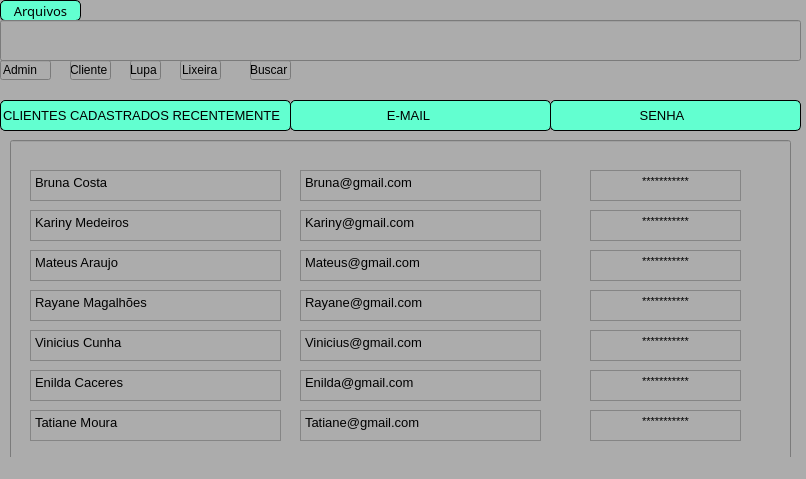
<?xml version="1.0" encoding="UTF-8"?>
<ui version="4.0">
 <class>MainWindow</class>
 <widget class="QMainWindow" name="MainWindow">
  <property name="geometry">
   <rect>
    <x>0</x>
    <y>0</y>
    <width>806</width>
    <height>479</height>
   </rect>
  </property>
  <property name="windowTitle">
   <string>MainWindow</string>
  </property>
  <property name="styleSheet">
   <string notr="true">background-color: rgb(172, 172, 172);</string>
  </property>
  <widget class="QWidget" name="centralwidget">
   <widget class="QPushButton" name="arquivos">
    <property name="geometry">
     <rect>
      <x>0</x>
      <y>0</y>
      <width>81</width>
      <height>21</height>
     </rect>
    </property>
    <property name="font">
     <font>
      <family>Dubai Medium</family>
      <pointsize>10</pointsize>
     </font>
    </property>
    <property name="styleSheet">
     <string notr="true">background-color: rgb(98, 255, 208);
border-radius: 5px;
border-style: outset;
border-width: 1px;
border-color: black;
</string>
    </property>
    <property name="text">
     <string>Arquivos</string>
    </property>
   </widget>
   <widget class="QLineEdit" name="lineEdit">
    <property name="geometry">
     <rect>
      <x>0</x>
      <y>20</y>
      <width>801</width>
      <height>41</height>
     </rect>
    </property>
   </widget>
   <widget class="QLineEdit" name="lineEdit_2">
    <property name="geometry">
     <rect>
      <x>0</x>
      <y>100</y>
      <width>291</width>
      <height>31</height>
     </rect>
    </property>
    <property name="font">
     <font>
      <pointsize>10</pointsize>
     </font>
    </property>
    <property name="styleSheet">
     <string notr="true">background-color: rgb(98, 255, 208);
border-radius: 5px;
border-style: outset;
border-width: 1px;
border-color: black;</string>
    </property>
    <property name="text">
     <string>CLIENTES CADASTRADOS RECENTEMENTE</string>
    </property>
   </widget>
   <widget class="QLineEdit" name="lineEdit_3">
    <property name="geometry">
     <rect>
      <x>290</x>
      <y>100</y>
      <width>261</width>
      <height>31</height>
     </rect>
    </property>
    <property name="font">
     <font>
      <pointsize>10</pointsize>
     </font>
    </property>
    <property name="styleSheet">
     <string notr="true">background-color: rgb(98, 255, 208);
border-radius: 5px;
border-style: outset;
border-width: 1px;
border-color: black;</string>
    </property>
    <property name="text">
     <string>                          E-MAIL</string>
    </property>
   </widget>
   <widget class="QLineEdit" name="lineEdit_4">
    <property name="geometry">
     <rect>
      <x>550</x>
      <y>100</y>
      <width>251</width>
      <height>31</height>
     </rect>
    </property>
    <property name="font">
     <font>
      <pointsize>10</pointsize>
     </font>
    </property>
    <property name="styleSheet">
     <string notr="true">background-color: rgb(98, 255, 208);
border-radius: 5px;
border-style: outset;
border-width: 1px;
border-color: black;</string>
    </property>
    <property name="text">
     <string>                        SENHA</string>
    </property>
   </widget>
   <widget class="QLineEdit" name="lineEdit_5">
    <property name="geometry">
     <rect>
      <x>10</x>
      <y>140</y>
      <width>781</width>
      <height>331</height>
     </rect>
    </property>
   </widget>
   <widget class="QTextEdit" name="textEdit">
    <property name="geometry">
     <rect>
      <x>30</x>
      <y>170</y>
      <width>251</width>
      <height>31</height>
     </rect>
    </property>
    <property name="html">
     <string>&lt;!DOCTYPE HTML PUBLIC &quot;-//W3C//DTD HTML 4.0//EN&quot; &quot;http://www.w3.org/TR/REC-html40/strict.dtd&quot;&gt;
&lt;html&gt;&lt;head&gt;&lt;meta name=&quot;qrichtext&quot; content=&quot;1&quot; /&gt;&lt;style type=&quot;text/css&quot;&gt;
p, li { white-space: pre-wrap; }
&lt;/style&gt;&lt;/head&gt;&lt;body style=&quot; font-family:'MS Shell Dlg 2'; font-size:8.25pt; font-weight:400; font-style:normal;&quot;&gt;
&lt;p align=&quot;justify&quot; style=&quot; margin-top:0px; margin-bottom:0px; margin-left:0px; margin-right:0px; -qt-block-indent:0; text-indent:0px;&quot;&gt;&lt;span style=&quot; font-size:10pt;&quot;&gt;Bruna Costa&lt;/span&gt;&lt;/p&gt;&lt;/body&gt;&lt;/html&gt;</string>
    </property>
   </widget>
   <widget class="QTextEdit" name="textEdit_2">
    <property name="geometry">
     <rect>
      <x>30</x>
      <y>210</y>
      <width>251</width>
      <height>31</height>
     </rect>
    </property>
    <property name="html">
     <string>&lt;!DOCTYPE HTML PUBLIC &quot;-//W3C//DTD HTML 4.0//EN&quot; &quot;http://www.w3.org/TR/REC-html40/strict.dtd&quot;&gt;
&lt;html&gt;&lt;head&gt;&lt;meta name=&quot;qrichtext&quot; content=&quot;1&quot; /&gt;&lt;style type=&quot;text/css&quot;&gt;
p, li { white-space: pre-wrap; }
&lt;/style&gt;&lt;/head&gt;&lt;body style=&quot; font-family:'MS Shell Dlg 2'; font-size:8.25pt; font-weight:400; font-style:normal;&quot;&gt;
&lt;p align=&quot;justify&quot; style=&quot; margin-top:0px; margin-bottom:0px; margin-left:0px; margin-right:0px; -qt-block-indent:0; text-indent:0px;&quot;&gt;&lt;span style=&quot; font-size:10pt;&quot;&gt;Kariny Medeiros&lt;/span&gt;&lt;/p&gt;&lt;/body&gt;&lt;/html&gt;</string>
    </property>
   </widget>
   <widget class="QTextEdit" name="textEdit_3">
    <property name="geometry">
     <rect>
      <x>30</x>
      <y>250</y>
      <width>251</width>
      <height>31</height>
     </rect>
    </property>
    <property name="html">
     <string>&lt;!DOCTYPE HTML PUBLIC &quot;-//W3C//DTD HTML 4.0//EN&quot; &quot;http://www.w3.org/TR/REC-html40/strict.dtd&quot;&gt;
&lt;html&gt;&lt;head&gt;&lt;meta name=&quot;qrichtext&quot; content=&quot;1&quot; /&gt;&lt;style type=&quot;text/css&quot;&gt;
p, li { white-space: pre-wrap; }
&lt;/style&gt;&lt;/head&gt;&lt;body style=&quot; font-family:'MS Shell Dlg 2'; font-size:8.25pt; font-weight:400; font-style:normal;&quot;&gt;
&lt;p align=&quot;justify&quot; style=&quot; margin-top:0px; margin-bottom:0px; margin-left:0px; margin-right:0px; -qt-block-indent:0; text-indent:0px;&quot;&gt;&lt;span style=&quot; font-size:10pt;&quot;&gt;Mateus Araujo&lt;/span&gt;&lt;/p&gt;&lt;/body&gt;&lt;/html&gt;</string>
    </property>
   </widget>
   <widget class="QTextEdit" name="textEdit_4">
    <property name="geometry">
     <rect>
      <x>30</x>
      <y>290</y>
      <width>251</width>
      <height>31</height>
     </rect>
    </property>
    <property name="html">
     <string>&lt;!DOCTYPE HTML PUBLIC &quot;-//W3C//DTD HTML 4.0//EN&quot; &quot;http://www.w3.org/TR/REC-html40/strict.dtd&quot;&gt;
&lt;html&gt;&lt;head&gt;&lt;meta name=&quot;qrichtext&quot; content=&quot;1&quot; /&gt;&lt;style type=&quot;text/css&quot;&gt;
p, li { white-space: pre-wrap; }
&lt;/style&gt;&lt;/head&gt;&lt;body style=&quot; font-family:'MS Shell Dlg 2'; font-size:8.25pt; font-weight:400; font-style:normal;&quot;&gt;
&lt;p align=&quot;justify&quot; style=&quot; margin-top:0px; margin-bottom:0px; margin-left:0px; margin-right:0px; -qt-block-indent:0; text-indent:0px;&quot;&gt;&lt;span style=&quot; font-size:10pt;&quot;&gt;Rayane Magalhões&lt;/span&gt;&lt;/p&gt;&lt;/body&gt;&lt;/html&gt;</string>
    </property>
   </widget>
   <widget class="QTextEdit" name="textEdit_5">
    <property name="geometry">
     <rect>
      <x>30</x>
      <y>330</y>
      <width>251</width>
      <height>31</height>
     </rect>
    </property>
    <property name="html">
     <string>&lt;!DOCTYPE HTML PUBLIC &quot;-//W3C//DTD HTML 4.0//EN&quot; &quot;http://www.w3.org/TR/REC-html40/strict.dtd&quot;&gt;
&lt;html&gt;&lt;head&gt;&lt;meta name=&quot;qrichtext&quot; content=&quot;1&quot; /&gt;&lt;style type=&quot;text/css&quot;&gt;
p, li { white-space: pre-wrap; }
&lt;/style&gt;&lt;/head&gt;&lt;body style=&quot; font-family:'MS Shell Dlg 2'; font-size:8.25pt; font-weight:400; font-style:normal;&quot;&gt;
&lt;p align=&quot;justify&quot; style=&quot; margin-top:0px; margin-bottom:0px; margin-left:0px; margin-right:0px; -qt-block-indent:0; text-indent:0px;&quot;&gt;&lt;span style=&quot; font-size:10pt;&quot;&gt;Vinicius Cunha&lt;/span&gt;&lt;/p&gt;&lt;/body&gt;&lt;/html&gt;</string>
    </property>
   </widget>
   <widget class="QTextEdit" name="textEdit_6">
    <property name="geometry">
     <rect>
      <x>30</x>
      <y>410</y>
      <width>251</width>
      <height>31</height>
     </rect>
    </property>
    <property name="html">
     <string>&lt;!DOCTYPE HTML PUBLIC &quot;-//W3C//DTD HTML 4.0//EN&quot; &quot;http://www.w3.org/TR/REC-html40/strict.dtd&quot;&gt;
&lt;html&gt;&lt;head&gt;&lt;meta name=&quot;qrichtext&quot; content=&quot;1&quot; /&gt;&lt;style type=&quot;text/css&quot;&gt;
p, li { white-space: pre-wrap; }
&lt;/style&gt;&lt;/head&gt;&lt;body style=&quot; font-family:'MS Shell Dlg 2'; font-size:8.25pt; font-weight:400; font-style:normal;&quot;&gt;
&lt;p align=&quot;justify&quot; style=&quot; margin-top:0px; margin-bottom:0px; margin-left:0px; margin-right:0px; -qt-block-indent:0; text-indent:0px;&quot;&gt;&lt;span style=&quot; font-size:10pt;&quot;&gt;Tatiane Moura&lt;/span&gt;&lt;/p&gt;&lt;/body&gt;&lt;/html&gt;</string>
    </property>
   </widget>
   <widget class="QTextEdit" name="textEdit_7">
    <property name="geometry">
     <rect>
      <x>30</x>
      <y>370</y>
      <width>251</width>
      <height>31</height>
     </rect>
    </property>
    <property name="html">
     <string>&lt;!DOCTYPE HTML PUBLIC &quot;-//W3C//DTD HTML 4.0//EN&quot; &quot;http://www.w3.org/TR/REC-html40/strict.dtd&quot;&gt;
&lt;html&gt;&lt;head&gt;&lt;meta name=&quot;qrichtext&quot; content=&quot;1&quot; /&gt;&lt;style type=&quot;text/css&quot;&gt;
p, li { white-space: pre-wrap; }
&lt;/style&gt;&lt;/head&gt;&lt;body style=&quot; font-family:'MS Shell Dlg 2'; font-size:8.25pt; font-weight:400; font-style:normal;&quot;&gt;
&lt;p align=&quot;justify&quot; style=&quot; margin-top:0px; margin-bottom:0px; margin-left:0px; margin-right:0px; -qt-block-indent:0; text-indent:0px;&quot;&gt;&lt;span style=&quot; font-size:10pt;&quot;&gt;Enilda Caceres&lt;/span&gt;&lt;/p&gt;&lt;/body&gt;&lt;/html&gt;</string>
    </property>
   </widget>
   <widget class="QTextEdit" name="textEdit_8">
    <property name="geometry">
     <rect>
      <x>300</x>
      <y>170</y>
      <width>241</width>
      <height>31</height>
     </rect>
    </property>
    <property name="html">
     <string>&lt;!DOCTYPE HTML PUBLIC &quot;-//W3C//DTD HTML 4.0//EN&quot; &quot;http://www.w3.org/TR/REC-html40/strict.dtd&quot;&gt;
&lt;html&gt;&lt;head&gt;&lt;meta name=&quot;qrichtext&quot; content=&quot;1&quot; /&gt;&lt;style type=&quot;text/css&quot;&gt;
p, li { white-space: pre-wrap; }
&lt;/style&gt;&lt;/head&gt;&lt;body style=&quot; font-family:'MS Shell Dlg 2'; font-size:8.25pt; font-weight:400; font-style:normal;&quot;&gt;
&lt;p style=&quot; margin-top:0px; margin-bottom:0px; margin-left:0px; margin-right:0px; -qt-block-indent:0; text-indent:0px;&quot;&gt;&lt;span style=&quot; font-size:10pt;&quot;&gt;Bruna@gmail.com&lt;/span&gt;&lt;/p&gt;&lt;/body&gt;&lt;/html&gt;</string>
    </property>
   </widget>
   <widget class="QTextEdit" name="textEdit_9">
    <property name="geometry">
     <rect>
      <x>300</x>
      <y>210</y>
      <width>241</width>
      <height>31</height>
     </rect>
    </property>
    <property name="html">
     <string>&lt;!DOCTYPE HTML PUBLIC &quot;-//W3C//DTD HTML 4.0//EN&quot; &quot;http://www.w3.org/TR/REC-html40/strict.dtd&quot;&gt;
&lt;html&gt;&lt;head&gt;&lt;meta name=&quot;qrichtext&quot; content=&quot;1&quot; /&gt;&lt;style type=&quot;text/css&quot;&gt;
p, li { white-space: pre-wrap; }
&lt;/style&gt;&lt;/head&gt;&lt;body style=&quot; font-family:'MS Shell Dlg 2'; font-size:8.25pt; font-weight:400; font-style:normal;&quot;&gt;
&lt;p style=&quot; margin-top:0px; margin-bottom:0px; margin-left:0px; margin-right:0px; -qt-block-indent:0; text-indent:0px;&quot;&gt;&lt;span style=&quot; font-size:10pt;&quot;&gt;Kariny@gmail.com&lt;/span&gt;&lt;/p&gt;&lt;/body&gt;&lt;/html&gt;</string>
    </property>
   </widget>
   <widget class="QTextEdit" name="textEdit_11">
    <property name="geometry">
     <rect>
      <x>300</x>
      <y>250</y>
      <width>241</width>
      <height>31</height>
     </rect>
    </property>
    <property name="html">
     <string>&lt;!DOCTYPE HTML PUBLIC &quot;-//W3C//DTD HTML 4.0//EN&quot; &quot;http://www.w3.org/TR/REC-html40/strict.dtd&quot;&gt;
&lt;html&gt;&lt;head&gt;&lt;meta name=&quot;qrichtext&quot; content=&quot;1&quot; /&gt;&lt;style type=&quot;text/css&quot;&gt;
p, li { white-space: pre-wrap; }
&lt;/style&gt;&lt;/head&gt;&lt;body style=&quot; font-family:'MS Shell Dlg 2'; font-size:8.25pt; font-weight:400; font-style:normal;&quot;&gt;
&lt;p style=&quot; margin-top:0px; margin-bottom:0px; margin-left:0px; margin-right:0px; -qt-block-indent:0; text-indent:0px;&quot;&gt;&lt;span style=&quot; font-size:10pt;&quot;&gt;Mateus@gmail.com&lt;/span&gt;&lt;/p&gt;&lt;/body&gt;&lt;/html&gt;</string>
    </property>
   </widget>
   <widget class="QTextEdit" name="textEdit_12">
    <property name="geometry">
     <rect>
      <x>300</x>
      <y>330</y>
      <width>241</width>
      <height>31</height>
     </rect>
    </property>
    <property name="html">
     <string>&lt;!DOCTYPE HTML PUBLIC &quot;-//W3C//DTD HTML 4.0//EN&quot; &quot;http://www.w3.org/TR/REC-html40/strict.dtd&quot;&gt;
&lt;html&gt;&lt;head&gt;&lt;meta name=&quot;qrichtext&quot; content=&quot;1&quot; /&gt;&lt;style type=&quot;text/css&quot;&gt;
p, li { white-space: pre-wrap; }
&lt;/style&gt;&lt;/head&gt;&lt;body style=&quot; font-family:'MS Shell Dlg 2'; font-size:8.25pt; font-weight:400; font-style:normal;&quot;&gt;
&lt;p style=&quot; margin-top:0px; margin-bottom:0px; margin-left:0px; margin-right:0px; -qt-block-indent:0; text-indent:0px;&quot;&gt;&lt;span style=&quot; font-size:10pt;&quot;&gt;Vinicius@gmail.com&lt;/span&gt;&lt;/p&gt;&lt;/body&gt;&lt;/html&gt;</string>
    </property>
   </widget>
   <widget class="QTextEdit" name="textEdit_13">
    <property name="geometry">
     <rect>
      <x>300</x>
      <y>370</y>
      <width>241</width>
      <height>31</height>
     </rect>
    </property>
    <property name="html">
     <string>&lt;!DOCTYPE HTML PUBLIC &quot;-//W3C//DTD HTML 4.0//EN&quot; &quot;http://www.w3.org/TR/REC-html40/strict.dtd&quot;&gt;
&lt;html&gt;&lt;head&gt;&lt;meta name=&quot;qrichtext&quot; content=&quot;1&quot; /&gt;&lt;style type=&quot;text/css&quot;&gt;
p, li { white-space: pre-wrap; }
&lt;/style&gt;&lt;/head&gt;&lt;body style=&quot; font-family:'MS Shell Dlg 2'; font-size:8.25pt; font-weight:400; font-style:normal;&quot;&gt;
&lt;p style=&quot; margin-top:0px; margin-bottom:0px; margin-left:0px; margin-right:0px; -qt-block-indent:0; text-indent:0px;&quot;&gt;&lt;span style=&quot; font-size:10pt;&quot;&gt;Enilda@gmail.com&lt;/span&gt;&lt;/p&gt;&lt;/body&gt;&lt;/html&gt;</string>
    </property>
   </widget>
   <widget class="QTextEdit" name="textEdit_14">
    <property name="geometry">
     <rect>
      <x>300</x>
      <y>410</y>
      <width>241</width>
      <height>31</height>
     </rect>
    </property>
    <property name="html">
     <string>&lt;!DOCTYPE HTML PUBLIC &quot;-//W3C//DTD HTML 4.0//EN&quot; &quot;http://www.w3.org/TR/REC-html40/strict.dtd&quot;&gt;
&lt;html&gt;&lt;head&gt;&lt;meta name=&quot;qrichtext&quot; content=&quot;1&quot; /&gt;&lt;style type=&quot;text/css&quot;&gt;
p, li { white-space: pre-wrap; }
&lt;/style&gt;&lt;/head&gt;&lt;body style=&quot; font-family:'MS Shell Dlg 2'; font-size:8.25pt; font-weight:400; font-style:normal;&quot;&gt;
&lt;p style=&quot; margin-top:0px; margin-bottom:0px; margin-left:0px; margin-right:0px; -qt-block-indent:0; text-indent:0px;&quot;&gt;&lt;span style=&quot; font-size:10pt;&quot;&gt;Tatiane@gmail.com&lt;/span&gt;&lt;/p&gt;&lt;/body&gt;&lt;/html&gt;</string>
    </property>
   </widget>
   <widget class="QTextEdit" name="textEdit_15">
    <property name="geometry">
     <rect>
      <x>590</x>
      <y>170</y>
      <width>151</width>
      <height>31</height>
     </rect>
    </property>
    <property name="html">
     <string>&lt;!DOCTYPE HTML PUBLIC &quot;-//W3C//DTD HTML 4.0//EN&quot; &quot;http://www.w3.org/TR/REC-html40/strict.dtd&quot;&gt;
&lt;html&gt;&lt;head&gt;&lt;meta name=&quot;qrichtext&quot; content=&quot;1&quot; /&gt;&lt;style type=&quot;text/css&quot;&gt;
p, li { white-space: pre-wrap; }
&lt;/style&gt;&lt;/head&gt;&lt;body style=&quot; font-family:'MS Shell Dlg 2'; font-size:8.25pt; font-weight:400; font-style:normal;&quot;&gt;
&lt;p align=&quot;center&quot; style=&quot; margin-top:0px; margin-bottom:0px; margin-left:0px; margin-right:0px; -qt-block-indent:0; text-indent:0px;&quot;&gt;***********&lt;/p&gt;&lt;/body&gt;&lt;/html&gt;</string>
    </property>
   </widget>
   <widget class="QTextEdit" name="textEdit_16">
    <property name="geometry">
     <rect>
      <x>590</x>
      <y>210</y>
      <width>151</width>
      <height>31</height>
     </rect>
    </property>
    <property name="html">
     <string>&lt;!DOCTYPE HTML PUBLIC &quot;-//W3C//DTD HTML 4.0//EN&quot; &quot;http://www.w3.org/TR/REC-html40/strict.dtd&quot;&gt;
&lt;html&gt;&lt;head&gt;&lt;meta name=&quot;qrichtext&quot; content=&quot;1&quot; /&gt;&lt;style type=&quot;text/css&quot;&gt;
p, li { white-space: pre-wrap; }
&lt;/style&gt;&lt;/head&gt;&lt;body style=&quot; font-family:'MS Shell Dlg 2'; font-size:8.25pt; font-weight:400; font-style:normal;&quot;&gt;
&lt;p align=&quot;center&quot; style=&quot; margin-top:0px; margin-bottom:0px; margin-left:0px; margin-right:0px; -qt-block-indent:0; text-indent:0px;&quot;&gt;***********&lt;/p&gt;&lt;/body&gt;&lt;/html&gt;</string>
    </property>
   </widget>
   <widget class="QTextEdit" name="textEdit_17">
    <property name="geometry">
     <rect>
      <x>590</x>
      <y>250</y>
      <width>151</width>
      <height>31</height>
     </rect>
    </property>
    <property name="html">
     <string>&lt;!DOCTYPE HTML PUBLIC &quot;-//W3C//DTD HTML 4.0//EN&quot; &quot;http://www.w3.org/TR/REC-html40/strict.dtd&quot;&gt;
&lt;html&gt;&lt;head&gt;&lt;meta name=&quot;qrichtext&quot; content=&quot;1&quot; /&gt;&lt;style type=&quot;text/css&quot;&gt;
p, li { white-space: pre-wrap; }
&lt;/style&gt;&lt;/head&gt;&lt;body style=&quot; font-family:'MS Shell Dlg 2'; font-size:8.25pt; font-weight:400; font-style:normal;&quot;&gt;
&lt;p align=&quot;center&quot; style=&quot; margin-top:0px; margin-bottom:0px; margin-left:0px; margin-right:0px; -qt-block-indent:0; text-indent:0px;&quot;&gt;***********&lt;/p&gt;&lt;/body&gt;&lt;/html&gt;</string>
    </property>
   </widget>
   <widget class="QTextEdit" name="textEdit_18">
    <property name="geometry">
     <rect>
      <x>590</x>
      <y>290</y>
      <width>151</width>
      <height>31</height>
     </rect>
    </property>
    <property name="html">
     <string>&lt;!DOCTYPE HTML PUBLIC &quot;-//W3C//DTD HTML 4.0//EN&quot; &quot;http://www.w3.org/TR/REC-html40/strict.dtd&quot;&gt;
&lt;html&gt;&lt;head&gt;&lt;meta name=&quot;qrichtext&quot; content=&quot;1&quot; /&gt;&lt;style type=&quot;text/css&quot;&gt;
p, li { white-space: pre-wrap; }
&lt;/style&gt;&lt;/head&gt;&lt;body style=&quot; font-family:'MS Shell Dlg 2'; font-size:8.25pt; font-weight:400; font-style:normal;&quot;&gt;
&lt;p align=&quot;center&quot; style=&quot; margin-top:0px; margin-bottom:0px; margin-left:0px; margin-right:0px; -qt-block-indent:0; text-indent:0px;&quot;&gt;***********&lt;/p&gt;&lt;/body&gt;&lt;/html&gt;</string>
    </property>
   </widget>
   <widget class="QTextEdit" name="textEdit_19">
    <property name="geometry">
     <rect>
      <x>590</x>
      <y>330</y>
      <width>151</width>
      <height>31</height>
     </rect>
    </property>
    <property name="html">
     <string>&lt;!DOCTYPE HTML PUBLIC &quot;-//W3C//DTD HTML 4.0//EN&quot; &quot;http://www.w3.org/TR/REC-html40/strict.dtd&quot;&gt;
&lt;html&gt;&lt;head&gt;&lt;meta name=&quot;qrichtext&quot; content=&quot;1&quot; /&gt;&lt;style type=&quot;text/css&quot;&gt;
p, li { white-space: pre-wrap; }
&lt;/style&gt;&lt;/head&gt;&lt;body style=&quot; font-family:'MS Shell Dlg 2'; font-size:8.25pt; font-weight:400; font-style:normal;&quot;&gt;
&lt;p align=&quot;center&quot; style=&quot; margin-top:0px; margin-bottom:0px; margin-left:0px; margin-right:0px; -qt-block-indent:0; text-indent:0px;&quot;&gt;***********&lt;/p&gt;&lt;/body&gt;&lt;/html&gt;</string>
    </property>
   </widget>
   <widget class="QTextEdit" name="textEdit_20">
    <property name="geometry">
     <rect>
      <x>590</x>
      <y>370</y>
      <width>151</width>
      <height>31</height>
     </rect>
    </property>
    <property name="html">
     <string>&lt;!DOCTYPE HTML PUBLIC &quot;-//W3C//DTD HTML 4.0//EN&quot; &quot;http://www.w3.org/TR/REC-html40/strict.dtd&quot;&gt;
&lt;html&gt;&lt;head&gt;&lt;meta name=&quot;qrichtext&quot; content=&quot;1&quot; /&gt;&lt;style type=&quot;text/css&quot;&gt;
p, li { white-space: pre-wrap; }
&lt;/style&gt;&lt;/head&gt;&lt;body style=&quot; font-family:'MS Shell Dlg 2'; font-size:8.25pt; font-weight:400; font-style:normal;&quot;&gt;
&lt;p align=&quot;center&quot; style=&quot; margin-top:0px; margin-bottom:0px; margin-left:0px; margin-right:0px; -qt-block-indent:0; text-indent:0px;&quot;&gt;***********&lt;/p&gt;&lt;/body&gt;&lt;/html&gt;</string>
    </property>
   </widget>
   <widget class="QTextEdit" name="textEdit_21">
    <property name="geometry">
     <rect>
      <x>590</x>
      <y>410</y>
      <width>151</width>
      <height>31</height>
     </rect>
    </property>
    <property name="html">
     <string>&lt;!DOCTYPE HTML PUBLIC &quot;-//W3C//DTD HTML 4.0//EN&quot; &quot;http://www.w3.org/TR/REC-html40/strict.dtd&quot;&gt;
&lt;html&gt;&lt;head&gt;&lt;meta name=&quot;qrichtext&quot; content=&quot;1&quot; /&gt;&lt;style type=&quot;text/css&quot;&gt;
p, li { white-space: pre-wrap; }
&lt;/style&gt;&lt;/head&gt;&lt;body style=&quot; font-family:'MS Shell Dlg 2'; font-size:8.25pt; font-weight:400; font-style:normal;&quot;&gt;
&lt;p align=&quot;center&quot; style=&quot; margin-top:0px; margin-bottom:0px; margin-left:0px; margin-right:0px; -qt-block-indent:0; text-indent:0px;&quot;&gt;***********&lt;/p&gt;&lt;/body&gt;&lt;/html&gt;</string>
    </property>
   </widget>
   <widget class="QTextEdit" name="textEdit_22">
    <property name="geometry">
     <rect>
      <x>300</x>
      <y>290</y>
      <width>241</width>
      <height>31</height>
     </rect>
    </property>
    <property name="html">
     <string>&lt;!DOCTYPE HTML PUBLIC &quot;-//W3C//DTD HTML 4.0//EN&quot; &quot;http://www.w3.org/TR/REC-html40/strict.dtd&quot;&gt;
&lt;html&gt;&lt;head&gt;&lt;meta name=&quot;qrichtext&quot; content=&quot;1&quot; /&gt;&lt;style type=&quot;text/css&quot;&gt;
p, li { white-space: pre-wrap; }
&lt;/style&gt;&lt;/head&gt;&lt;body style=&quot; font-family:'MS Shell Dlg 2'; font-size:8.25pt; font-weight:400; font-style:normal;&quot;&gt;
&lt;p style=&quot; margin-top:0px; margin-bottom:0px; margin-left:0px; margin-right:0px; -qt-block-indent:0; text-indent:0px;&quot;&gt;&lt;span style=&quot; font-size:10pt;&quot;&gt;Rayane@gmail.com&lt;/span&gt;&lt;/p&gt;&lt;/body&gt;&lt;/html&gt;</string>
    </property>
   </widget>
   <widget class="QLabel" name="label">
    <property name="geometry">
     <rect>
      <x>10</x>
      <y>30</y>
      <width>51</width>
      <height>21</height>
     </rect>
    </property>
    <property name="text">
     <string/>
    </property>
    <property name="pixmap">
     <pixmap>657787511556281664-24.png</pixmap>
    </property>
   </widget>
   <widget class="QLabel" name="label_2">
    <property name="geometry">
     <rect>
      <x>80</x>
      <y>30</y>
      <width>31</width>
      <height>21</height>
     </rect>
    </property>
    <property name="text">
     <string/>
    </property>
    <property name="pixmap">
     <pixmap>5570076971555937115-24.png</pixmap>
    </property>
   </widget>
   <widget class="QLabel" name="label_3">
    <property name="geometry">
     <rect>
      <x>130</x>
      <y>30</y>
      <width>31</width>
      <height>21</height>
     </rect>
    </property>
    <property name="text">
     <string/>
    </property>
    <property name="pixmap">
     <pixmap>14715661471553239381-32.png</pixmap>
    </property>
   </widget>
   <widget class="QLabel" name="label_4">
    <property name="geometry">
     <rect>
      <x>190</x>
      <y>30</y>
      <width>21</width>
      <height>21</height>
     </rect>
    </property>
    <property name="text">
     <string/>
    </property>
    <property name="pixmap">
     <pixmap>5358270771574330938-20.png</pixmap>
    </property>
   </widget>
   <widget class="QLabel" name="label_5">
    <property name="geometry">
     <rect>
      <x>260</x>
      <y>30</y>
      <width>31</width>
      <height>21</height>
     </rect>
    </property>
    <property name="text">
     <string/>
    </property>
    <property name="pixmap">
     <pixmap>14787197661582004498-20.png</pixmap>
    </property>
   </widget>
   <widget class="QLineEdit" name="lineEdit_6">
    <property name="geometry">
     <rect>
      <x>0</x>
      <y>60</y>
      <width>51</width>
      <height>20</height>
     </rect>
    </property>
    <property name="text">
     <string>Admin</string>
    </property>
   </widget>
   <widget class="QLineEdit" name="lineEdit_7">
    <property name="geometry">
     <rect>
      <x>70</x>
      <y>60</y>
      <width>41</width>
      <height>20</height>
     </rect>
    </property>
    <property name="text">
     <string>Cliente</string>
    </property>
   </widget>
   <widget class="QLineEdit" name="lineEdit_8">
    <property name="geometry">
     <rect>
      <x>130</x>
      <y>60</y>
      <width>31</width>
      <height>20</height>
     </rect>
    </property>
    <property name="text">
     <string>Lupa</string>
    </property>
   </widget>
   <widget class="QLineEdit" name="lineEdit_9">
    <property name="geometry">
     <rect>
      <x>180</x>
      <y>60</y>
      <width>41</width>
      <height>20</height>
     </rect>
    </property>
    <property name="text">
     <string>Lixeira</string>
    </property>
   </widget>
   <widget class="QLineEdit" name="lineEdit_10">
    <property name="geometry">
     <rect>
      <x>250</x>
      <y>60</y>
      <width>41</width>
      <height>20</height>
     </rect>
    </property>
    <property name="text">
     <string>Buscar</string>
    </property>
   </widget>
  </widget>
  <widget class="QStatusBar" name="statusbar"/>
 </widget>
 <resources/>
 <connections/>
</ui>
